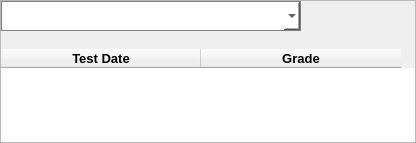
                  <widget class="QWidget" name="s_classgrades_page">
                   <layout class="QGridLayout" name="gridLayout_11">
                    <property name="leftMargin">
                     <number>0</number>
                    </property>
                    <property name="topMargin">
                     <number>0</number>
                    </property>
                    <property name="rightMargin">
                     <number>0</number>
                    </property>
                    <property name="bottomMargin">
                     <number>0</number>
                    </property>
                    <property name="spacing">
                     <number>0</number>
                    </property>
                    <item row="0" column="0">
                     <widget class="QFrame" name="frame_9">
                      <property name="frameShape">
                       <enum>QFrame::StyledPanel</enum>
                      </property>
                      <property name="frameShadow">
                       <enum>QFrame::Raised</enum>
                      </property>
                      <layout class="QGridLayout" name="gridLayout_9">
                       <property name="leftMargin">
                        <number>0</number>
                       </property>
                       <property name="topMargin">
                        <number>0</number>
                       </property>
                       <property name="rightMargin">
                        <number>0</number>
                       </property>
                       <property name="bottomMargin">
                        <number>0</number>
                       </property>
                       <property name="spacing">
                        <number>0</number>
                       </property>
                       <item row="0" column="0">
                        <layout class="QVBoxLayout" name="verticalLayout_11">
                         <item>
                          <layout class="QHBoxLayout" name="horizontalLayout_11">
                           <item>
                            <widget class="QComboBox" name="s_classgrades_class_drop">
                             <property name="minimumSize">
                              <size>
                               <width>300</width>
                               <height>30</height>
                              </size>
                             </property>
                             <property name="styleSheet">
                              <string notr="true">border: 1px solid #808080;
background-color: #fff;</string>
                             </property>
                            </widget>
                           </item>
                           <item>
                            <spacer name="horizontalSpacer_3">
                             <property name="orientation">
                              <enum>Qt::Horizontal</enum>
                             </property>
                             <property name="sizeHint" stdset="0">
                              <size>
                               <width>40</width>
                               <height>20</height>
                              </size>
                             </property>
                            </spacer>
                           </item>
                          </layout>
                         </item>
                         <item>
                          <widget class="QLabel" name="s_classgrades_totalgrade_field">
                           <property name="font">
                            <font>
                             <pointsize>12</pointsize>
                             <weight>75</weight>
                             <bold>true</bold>
                            </font>
                           </property>
                           <property name="text">
                            <string/>
                           </property>
                          </widget>
                         </item>
                         <item>
                          <widget class="QTableWidget" name="s_classgrades_grades_table">
                           <property name="font">
                            <font>
                             <family>MS Shell Dlg 2</family>
                             <pointsize>10</pointsize>
                             <weight>50</weight>
                             <italic>false</italic>
                             <bold>false</bold>
                            </font>
                           </property>
                           <property name="styleSheet">
                            <string notr="true">font: 10pt &quot;MS Shell Dlg 2&quot;;</string>
                           </property>
                           <property name="frameShape">
                            <enum>QFrame::NoFrame</enum>
                           </property>
                           <property name="sizeAdjustPolicy">
                            <enum>QAbstractScrollArea::AdjustToContents</enum>
                           </property>
                           <property name="editTriggers">
                            <set>QAbstractItemView::NoEditTriggers</set>
                           </property>
                           <property name="showGrid">
                            <bool>false</bool>
                           </property>
                           <property name="gridStyle">
                            <enum>Qt::SolidLine</enum>
                           </property>
                           <property name="rowCount">
                            <number>2</number>
                           </property>
                           <attribute name="horizontalHeaderCascadingSectionResizes">
                            <bool>false</bool>
                           </attribute>
                           <attribute name="horizontalHeaderMinimumSectionSize">
                            <number>50</number>
                           </attribute>
                           <attribute name="horizontalHeaderDefaultSectionSize">
                            <number>200</number>
                           </attribute>
                           <attribute name="horizontalHeaderHighlightSections">
                            <bool>false</bool>
                           </attribute>
                           <attribute name="horizontalHeaderShowSortIndicator" stdset="0">
                            <bool>false</bool>
                           </attribute>
                           <attribute name="horizontalHeaderStretchLastSection">
                            <bool>false</bool>
                           </attribute>
                           <attribute name="verticalHeaderVisible">
                            <bool>false</bool>
                           </attribute>
                           <attribute name="verticalHeaderStretchLastSection">
                            <bool>false</bool>
                           </attribute>
                           <row>
                            <property name="text">
                             <string>New Row</string>
                            </property>
                           </row>
                           <row>
                            <property name="text">
                             <string>New Row</string>
                            </property>
                           </row>
                           <column>
                            <property name="text">
                             <string>Test Date</string>
                            </property>
                            <property name="font">
                             <font>
                              <pointsize>10</pointsize>
                              <weight>75</weight>
                              <bold>true</bold>
                             </font>
                            </property>
                           </column>
                           <column>
                            <property name="text">
                             <string>Grade</string>
                            </property>
                            <property name="font">
                             <font>
                              <family>MS Shell Dlg 2</family>
                              <pointsize>10</pointsize>
                              <weight>75</weight>
                              <bold>true</bold>
                             </font>
                            </property>
                           </column>
                          </widget>
                         </item>
                        </layout>
                       </item>
                      </layout>
                     </widget>
                    </item>
                   </layout>
                  </widget>
